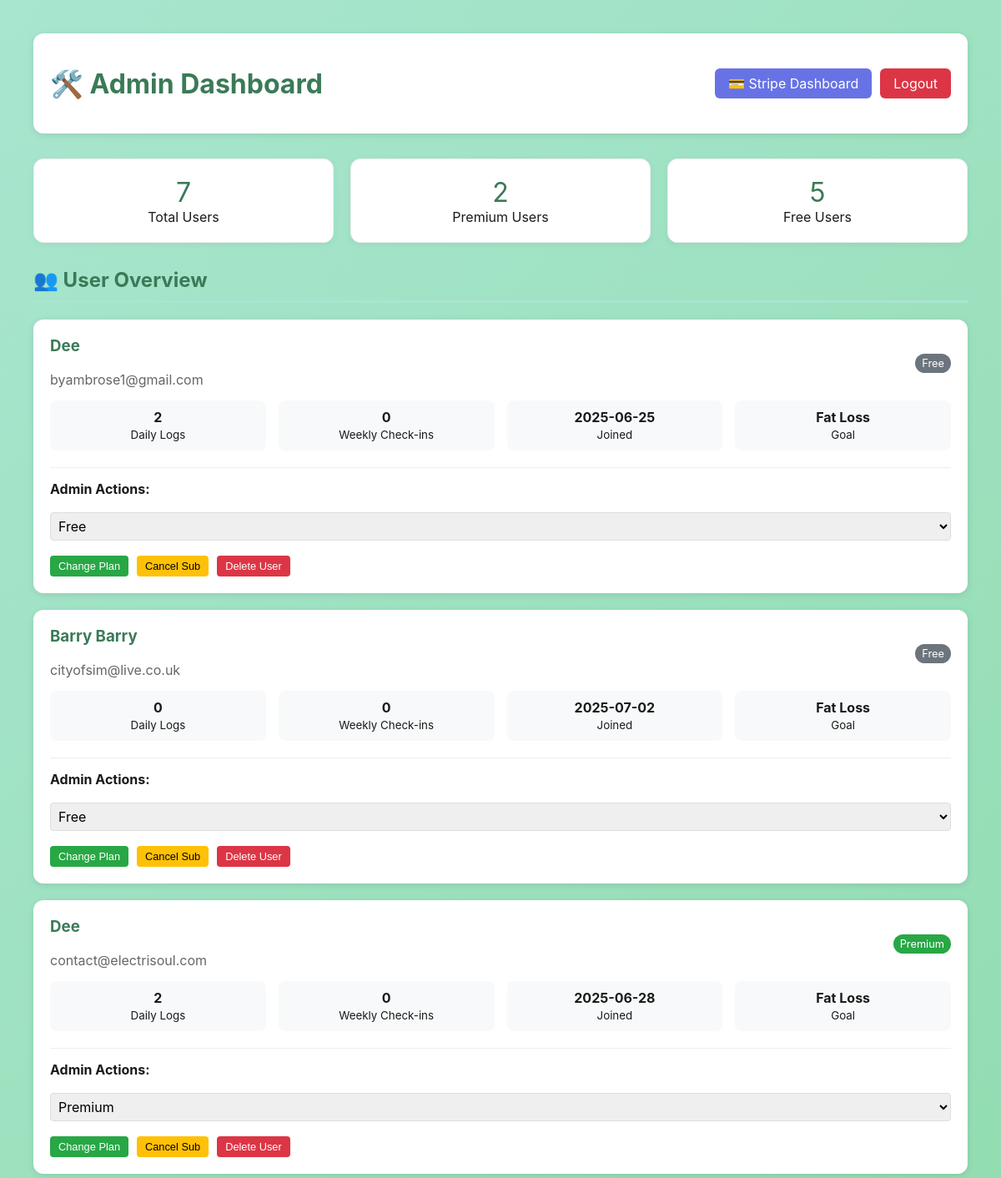
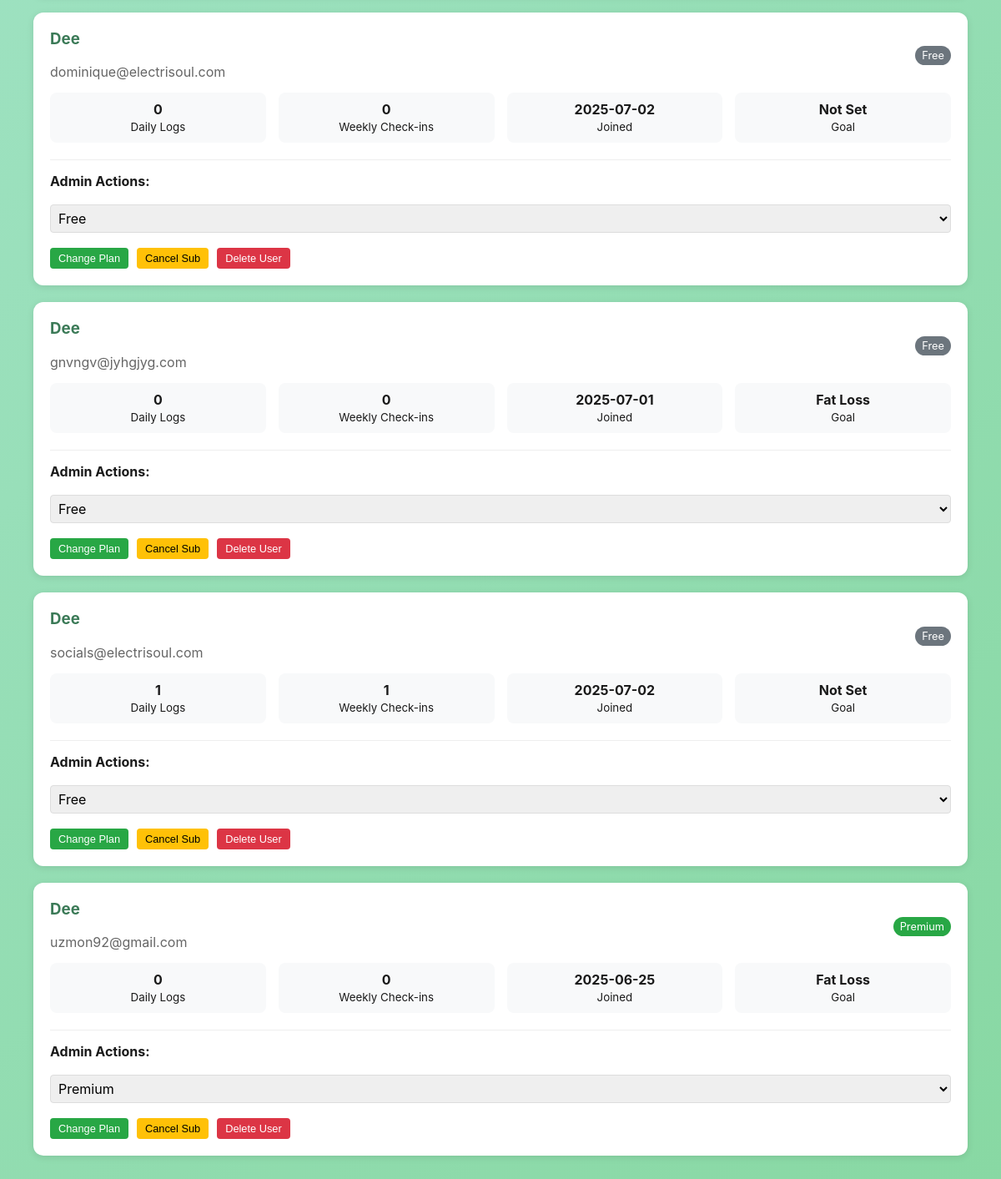
The app's page /admin/dashboard (signed in) with its own data (2 pictures, top to bottom).
### tables this page shows
CREATE TABLE users (
            email TEXT PRIMARY KEY,
            name TEXT NOT NULL,
            password TEXT NOT NULL,
            created_at TEXT NOT NULL,
            subscription_tier TEXT DEFAULT 'free',
            subscription_status TEXT DEFAULT 'active',
            stripe_customer_id TEXT,
            profile_data TEXT
        );

### main.py (the view)
@app.route('/admin/dashboard')
def admin_dashboard():
    if not session.get('admin_authenticated'):
        return redirect(url_for('admin_login'))
    from database import get_all_users
    users = get_all_users()
    return render_template('admin_dashboard.html', users=users)

### database.py (called while the page is built)
def get_all_users():
    conn = sqlite3.connect('fitness_app.db')
    cursor = conn.cursor()
    cursor.execute('SELECT email FROM users')
    user_emails = [row[0] for row in cursor.fetchall()]
    conn.close()
    users = []
    for email in user_emails:
        user = get_user(email)
        if user:
            users.append(user)
    return users

### templates/admin_dashboard.html (shortened to what this page needs)
<!DOCTYPE html>
<html lang="en">
<head>
    <link rel="stylesheet" href="{{ url_for('static', filename='style.css') }}">
</head>
<body>
    <div class="admin-container">
        <div class="admin-header">
            <h1>🛠️ Admin Dashboard</h1>
            <div style="display: flex; gap: 10px;">
                <a href="/admin/stripe-dashboard" class="admin-btn" style="background: #6772e5; color: white; padding: 8px 16px; text-decoration: none; border-radius: 6px;">💳 Stripe Dashboard</a>
                <a href="/admin/logout" class="logout-btn">Logout</a>
            </div>
        </div>
        <div class="dashboard-stats" style="display: grid; grid-template-columns: repeat(auto-fit, minmax(200px, 1fr)); gap: 20px; margin-bottom: 30px;">
            <div class="stat-card" style="background: white; padding: 20px; border-radius: 12px; text-align: center;">
                <div style="font-size: 2rem; color: #3B7A57;">{{ users|length }}</div>
                <div>Total Users</div>
            </div>
            <div class="stat-card" style="background: white; padding: 20px; border-radius: 12px; text-align: center;">
                <div style="font-size: 2rem; color: #3B7A57;">{{ users|selectattr('subscription_tier', 'equalto', 'premium')|list|length }}</div>
                <div>Premium Users</div>
            </div>
            <div class="stat-card" style="background: white; padding: 20px; border-radius: 12px; text-align: center;">
                <div style="font-size: 2rem; color: #3B7A57;">{{ users|selectattr('subscription_tier', 'equalto', 'free')|list|length }}</div>
                <div>Free Users</div>
            </div>
        </div>
        <h2>👥 User Overview</h2>
        <div class="users-grid">
            {% for user in users %}
            <div class="user-card">
                <div class="user-header">
                    <div>
                        <h3>{{ user.name|title }}</h3>
                        <p style="color: #666; margin: 0;">{{ user.email }}</p>
                    </div>
                    <div style="text-align: right;">
                        <span style="background: {% if user.subscription_tier == 'premium' %}#28a745{% else %}#6c757d{% endif %}; color: white; padding: 4px 8px; border-radius: 12px; font-size: 0.8rem;">
                            {{ user.subscription_tier|title }}
                        </span>
                    </div>
                </div>
                <div class="user-stats">
                    <div class="stat-item">
                        <div style="font-weight: bold;">{{ user.daily_logs|length if user.daily_logs else 0 }}</div>
                        <small>Daily Logs</small>
                    </div>
                    <div class="stat-item">
                        <div style="font-weight: bold;">{{ user.weekly_checkins|length if user.weekly_checkins else 0 }}</div>
                        <small>Weekly Check-ins</small>
                    </div>
                    <div class="stat-item">
                        <div style="font-weight: bold;">{{ user.created_at[:10] if user.created_at else 'N/A' }}</div>
                        <small>Joined</small>
                    </div>
                    <div class="stat-item">
                        <div style="font-weight: bold;">
                            {% if user.profile_data.goal %}{{ user.profile_data.goal|replace('_', ' ')|title }}{% else %}Not Set{% endif %}
                        </div>
                        <small>Goal</small>
                    </div>
                </div>
                <div style="margin-top: 20px; padding-top: 15px; border-top: 1px solid #eee;">
                    <strong>Admin Actions:</strong>
                    <div style="display: flex; gap: 10px; margin-top: 10px; flex-wrap: wrap;">
                        <select id="subscription-{{ loop.index }}" style="padding: 5px; border: 1px solid #ddd; border-radius: 4px;">
                            <option value="free" {% if user.subscription_tier == 'free' %}selected{% endif %}>Free</option>
                            <option value="premium" {% if user.subscription_tier == 'premium' %}selected{% endif %}>Premium</option>
                        </select>
                        <button onclick="changeSubscription('{{ user.email }}', document.getElementById('subscription-{{ loop.index }}').value)"
                                style="background: #28a745; color: white; border: none; padding: 5px 10px; border-radius: 4px; cursor: pointer; font-size: 0.8rem;">
                            Change Plan
                        </button>
                        <button onclick="cancelUser('{{ user.email }}')"
                                style="background: #ffc107; color: black; border: none; padding: 5px 10px; border-radius: 4px; cursor: pointer; font-size: 0.8rem;">
                            Cancel Sub
                        </button>
                        <button onclick="if(confirm('Are you sure you want to delete this user? This cannot be undone.')) deleteUser('{{ user.email }}')"
                                style="background: #dc3545; color: white; border: none; padding: 5px 10px; border-radius: 4px; cursor: pointer; font-size: 0.8rem;">
                            Delete User
                        </button>
                    </div>
                </div>
            </div>
            {% endfor %}
        </div>
    </div>
</body>
</html>

### static/style.css (style rules this page uses)
* { box-sizing: border-box; }
body { font-family: 'Inter', -apple-system, BlinkMacSystemFont, 'Segoe UI', sans-serif; margin: 0; padding: 20px; background: linear-gradient(135deg, #A8E6CF 0%, #88D8A3 100%); min-height: 100vh; color: #1a1a1a; }
h1 { color: #3B7A57; text-align: center; margin-bottom: 20px; font-size: 2rem; }
h2 { color: #3B7A57; margin-top: 30px; border-bottom: 3px solid #A8E6CF; padding-bottom: 10px; font-size: 1.5rem; }
h3 { color: #3B7A57; margin-top: 0; }
p { text-align: center; color: #666; margin-bottom: 30px; }
input, textarea, select { width: 100%; padding: 16px; border: 2px solid #e5e5e5; border-radius: 12px; font-size: 16px; font-family: 'Inter', sans-serif; margin: 8px 0; }
.stat-card { background: white; padding: 20px; border-radius: 12px; text-align: center; box-shadow: 0 2px 8px rgba(0,0,0,0.05); border: 1px solid #f0f0f0; transition: transform 0.2s ease; }

### templates/admin_dashboard.html (style rules this page uses)
.admin-container { max-width: 1200px; margin: 0 auto; padding: 20px; }
.admin-header { display: flex; justify-content: space-between; align-items: center; margin-bottom: 30px; padding: 20px; background: white; border-radius: 12px; box-shadow: 0 2px 8px rgba(0,0,0,0.1); }
.users-grid { display: grid; gap: 20px; }
.user-card { background: white; padding: 20px; border-radius: 12px; box-shadow: 0 2px 8px rgba(0,0,0,0.1); }
.user-header { display: flex; justify-content: space-between; align-items: center; margin-bottom: 15px; }
.user-stats { display: grid; grid-template-columns: repeat(auto-fit, minmax(120px, 1fr)); gap: 15px; margin-top: 15px; }
.stat-item { text-align: center; padding: 10px; background: #f8f9fa; border-radius: 8px; }
.logout-btn { background: #dc3545; color: white; padding: 8px 16px; text-decoration: none; border-radius: 6px; }

### records on screen
users: name "Dee", email "byambrose1@gmail.com", subscription_tier "Free", daily_logs|length "2", weekly_checkins|length "0", created_at "2025-06-25", profile_data.goal "Fat Loss"
users: name "Barry Barry", email "cityofsim@live.co.uk", subscription_tier "Free", daily_logs|length "0", weekly_checkins|length "0", created_at "2025-07-02", profile_data.goal "Fat Loss"
users: name "Dee", email "contact@electrisoul.com", subscription_tier "Premium", daily_logs|length "2", weekly_checkins|length "0", created_at "2025-06-28", profile_data.goal "Fat Loss"
users: name "Dee", email "dominique@electrisoul.com", subscription_tier "Free", daily_logs|length "0", weekly_checkins|length "0", created_at "2025-07-02", shows "Not Set"
users: name "Dee", email "gnvngv@jyhgjyg.com", subscription_tier "Free", daily_logs|length "0", weekly_checkins|length "0", created_at "2025-07-01", profile_data.goal "Fat Loss"
users: name "Dee", email "socials@electrisoul.com", subscription_tier "Free", daily_logs|length "1", weekly_checkins|length "1", created_at "2025-07-02", shows "Not Set"
users: name "Dee", email "uzmon92@gmail.com", subscription_tier "Premium", daily_logs|length "0", weekly_checkins|length "0", created_at "2025-06-25", profile_data.goal "Fat Loss"

### other values on screen
{{ users|length }} "7"
{{ users|selectattr('subscription_tier', 'equalto', 'free')|list|length }} "5"
